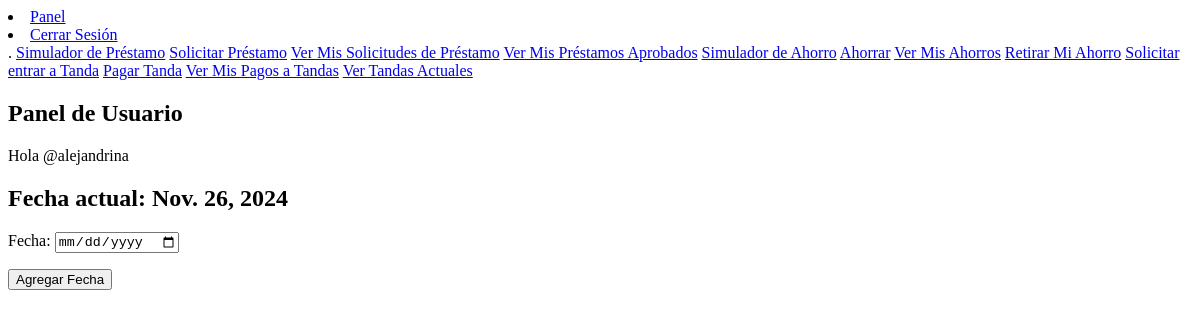
The page /panel/ (signed in) on the database as committed earlier.
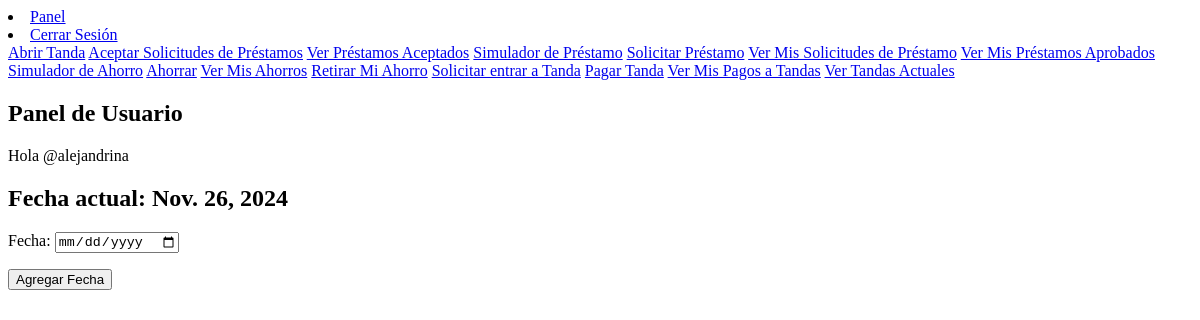
The same page on the database as committed later.
### tasks/views.py (the view)
# urls.py: path('panel/', views.panel, name='panel'),
def panel(request):
    fecha_reciente = Fecha.objects.order_by('-id').first()
    fecha_a_mostrar = fecha_reciente.fecha if fecha_reciente else timezone.now().date()
    if request.method == 'POST':
        form = FechaForm(request.POST)
        if form.is_valid():
            form.save()
            return redirect('panel')
    else:
        form = FechaForm()
    return render(request, 'panel.html', {'form': form, 'fecha_a_mostrar': fecha_a_mostrar})

### tasks/forms.py
class FechaForm(forms.ModelForm):
    class Meta:
        model = Fecha
        fields = ['fecha']
        widgets = {
            'fecha': forms.DateInput(attrs={'type': 'date'}),
        }

### tasks/templates/panel.html (shortened to what this page needs)
{% extends 'base.html' %}
{% block content %}
<h2>
    Panel de Usuario
</h2>
<p>
    Hola @{{user.username}}
</p>
<h2>Fecha actual: {{ fecha_a_mostrar }}</h2>
<form method="post">
    {{ form.as_p }}
    <button type="submit">Agregar Fecha</button>
</form>
{% endblock %}

Rows that differ between the two databases and show on the page:
changed CustomUser "alejandrina": rol 0 → 1 (drawn)
Other text that changed with them:
text now shown: "Abrir Tanda Aceptar Solicitudes de Préstamos Ver Préstamos Aceptados"
